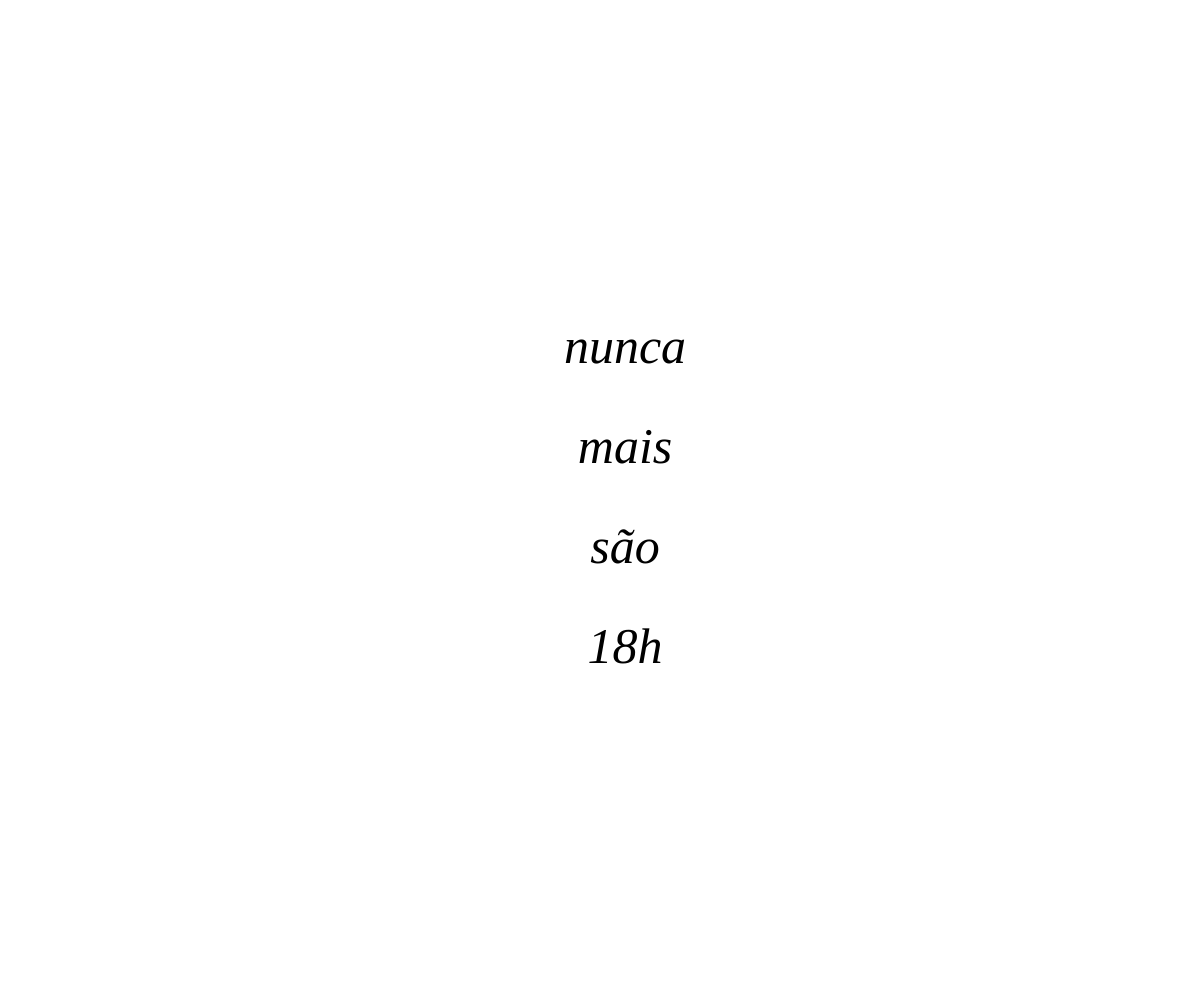
Frame 1 (no input)
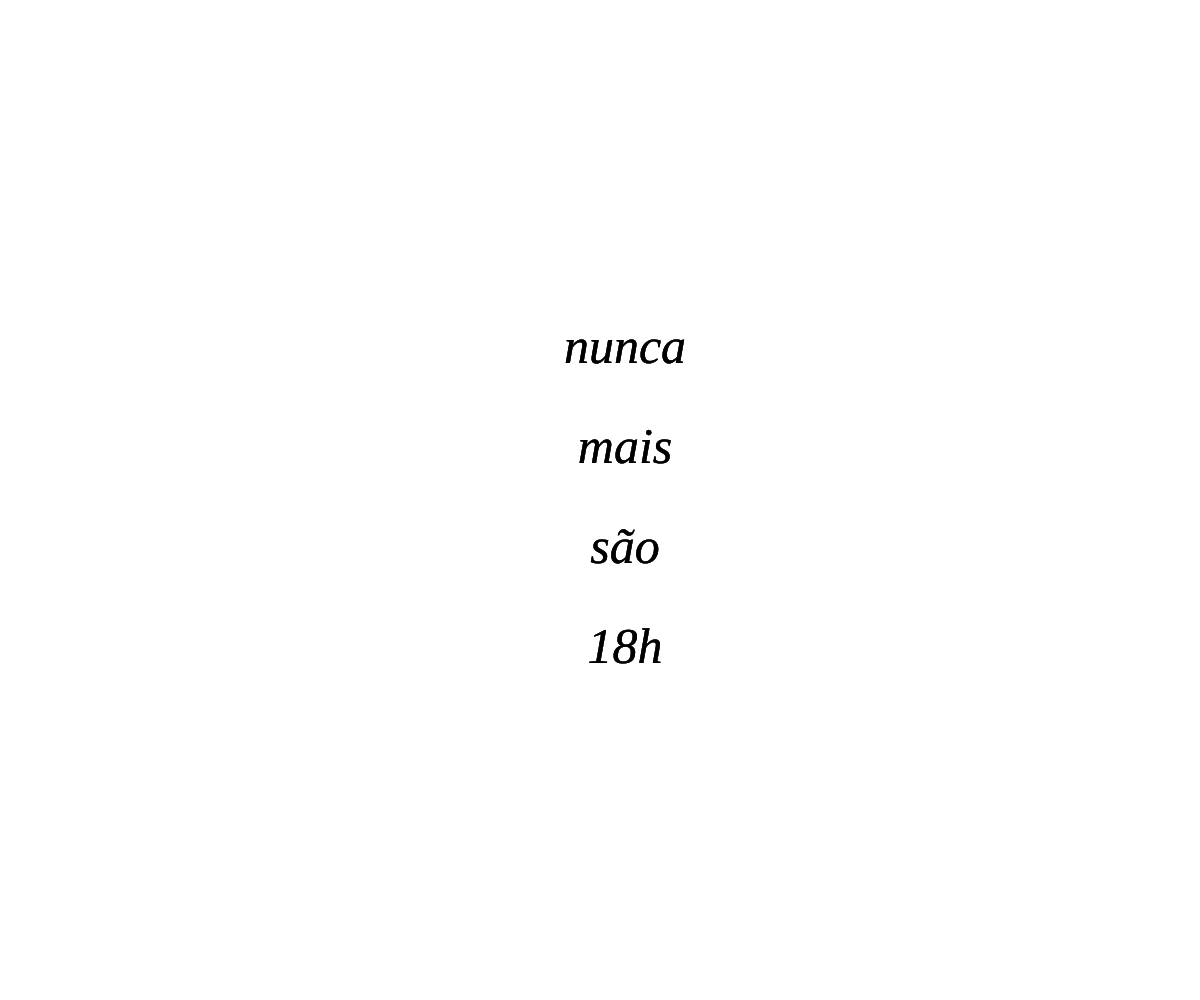
Frame 60 (no input)
Frame 120 (the mouse pressed at the canvas centre since frame 60): identical to frame 60, image omitted

The p5.js sketch that drew these frames (run headless with seeded random() and noise() and a simulated clock; from frame 60 on, the mouse is pressed at the canvas centre):

// p5.js sketch
// ── sketch.js
var frase;

function setup() 
{
  createCanvas (windowWidth, windowHeight);
  frase = "nunca mais são 18h";
}

function draw() 
{
  background(255, 50);
  textStyle (ITALIC);
  textAlign(CENTER, CENTER);
  textFont("Modak");
  textSize(50);
  textLeading(100);
  text(frase, width/2, height/2, 50);
}

function windowResized() 
{
  resizeCanvas (windowWidth, windowHeight);
}
